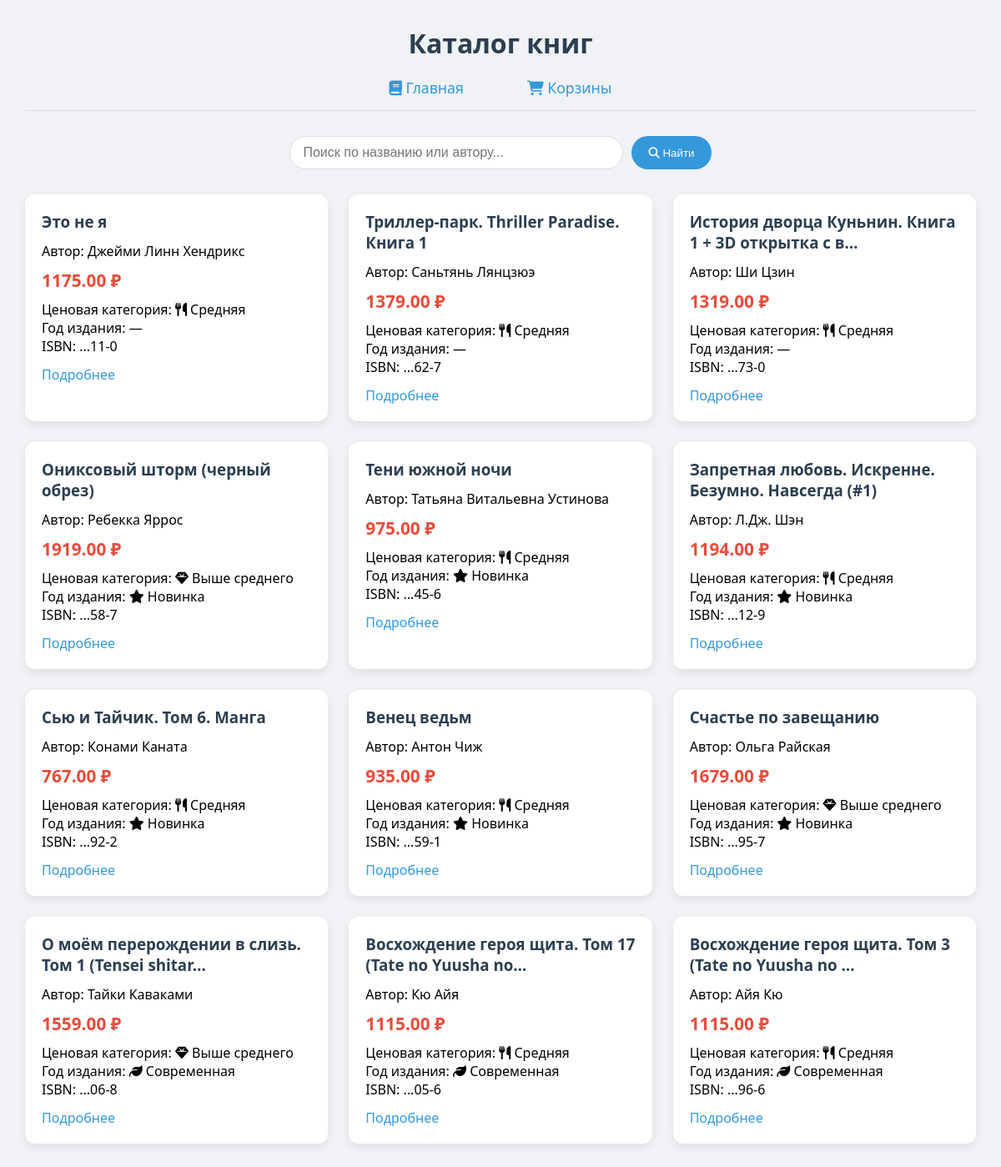
Before: / with the older database file.
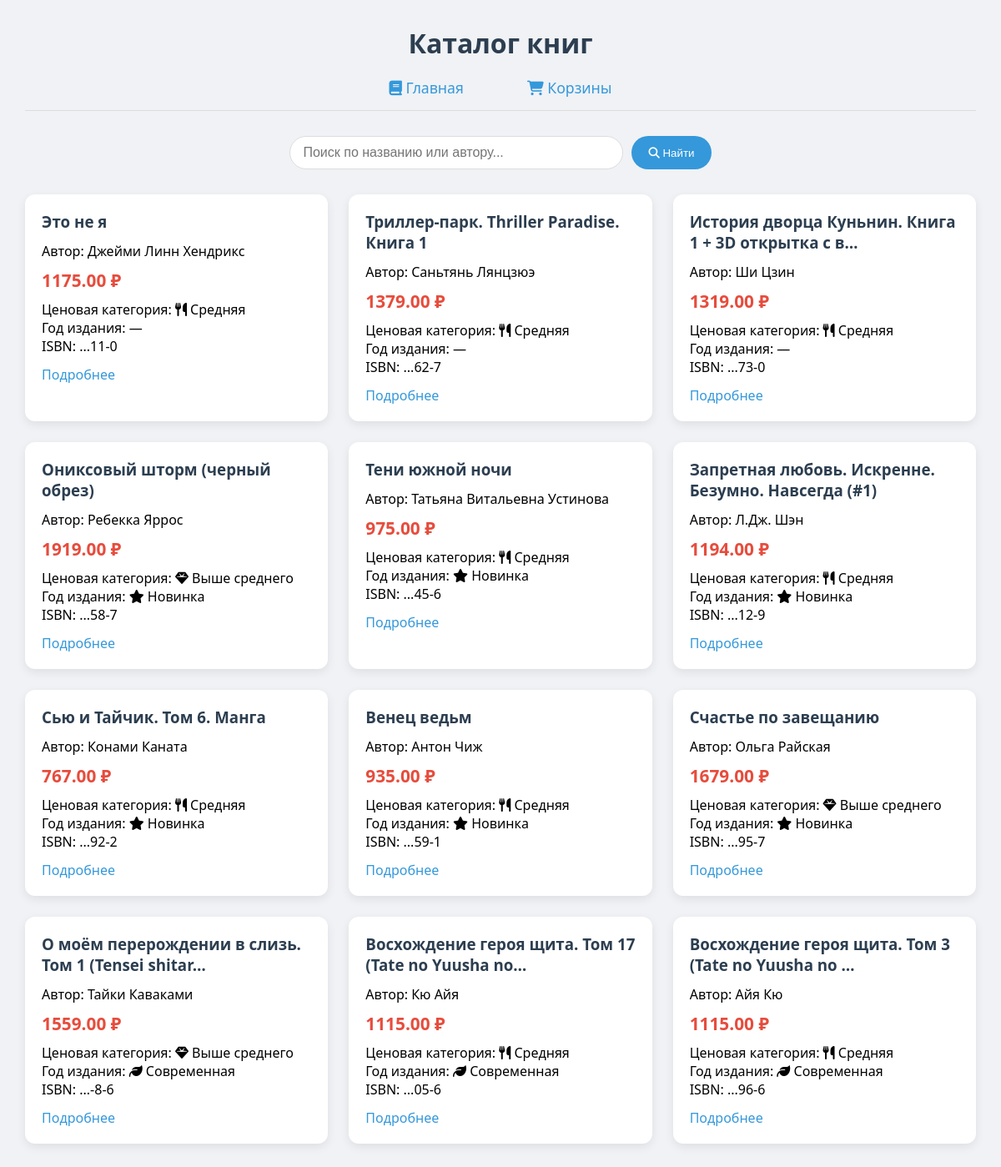
After: the same page with the newer database file.
### books/models.py (models this page shows, shortened)
class Book(models.Model):
    title = models.CharField(max_length=300, verbose_name="Название")
    price = models.DecimalField(max_digits=10, decimal_places=2, blank=True, null=True, verbose_name="Цена")
    author = models.CharField(max_length=200, blank=True, null=True, verbose_name="Автор")
    city = models.CharField(max_length=100, blank=True, null=True, verbose_name="Город")
    source = models.CharField(max_length=100, blank=True, null=True, verbose_name="Источник")
    isbn = models.CharField(max_length=50, blank=True, null=True, verbose_name="ISBN")
    publisher = models.CharField(max_length=200, blank=True, null=True, verbose_name="Издательство")
    year = models.CharField(max_length=10, blank=True, null=True, verbose_name="Год")
    genre = models.CharField(max_length=200, blank=True, null=True, verbose_name="Жанр")
    isbn_clean = models.CharField(max_length=20, blank=True, null=True, verbose_name="ISBN (чистый)")
    created_at = models.DateTimeField(auto_now_add=True, verbose_name="Дата добавления")
    class Meta:
        verbose_name = "Книга"
        verbose_name_plural = "Книги"
        ordering = ['-created_at']

### books/views.py (the view, shortened to what this page needs)
# urls.py: path('', views.book_list, name='book_list'),
def book_list(request):
    query = request.GET.get('q', '')
    books = Book.objects.all()
    return render(request, 'books/book_list.html', {'books': books, 'query': query})

### books/templatetags/book_filters.py (called while the page is built)
@register.filter
def hide_isbn(value):
    if value and len(value) > 4:
        return f"...{value[-4:]}"
    return value or "—"

@register.filter
def book_age(year):
    from datetime import datetime
    current_year = datetime.now().year
    try:
        y = int(year)
        if y >= current_year - 1:
            return mark_safe('<i class="fas fa-star"></i> Новинка')
        elif y <= current_year - 10:
            return mark_safe('<i class="fas fa-book"></i> Классика')
        else:
            return mark_safe('<i class="fas fa-leaf"></i> Современная')
    except (TypeError, ValueError):
        return "—"

@register.filter
def price_level(price):
    try:
        p = float(price)
        if p < 500:
            return mark_safe('<i class="fas fa-coffee"></i> Бюджетная')
        elif p < 1500:
            return mark_safe('<i class="fas fa-utensils"></i> Средняя')
        elif p < 3000:
            return mark_safe('<i class="fas fa-gem"></i> Выше среднего')
        else:
            return mark_safe('<i class="fas fa-crown"></i> Дорогая')
    except (TypeError, ValueError):
        return "—"

### books/templates/books/book_list.html (shortened to what this page needs)
{% extends 'books/base.html' %}
{% load book_filters %}
{% block content %}
<form method="get" action="{% url 'book_list' %}" class="search-form">
    <input type="text" name="q" value="{{ query }}" placeholder="Поиск по названию или автору..." class="search-input">
    <button type="submit" class="search-btn"><i class="fas fa-search"></i> Найти</button>
</form>
<div class="book-grid">
    {% for book in books %}
    <div class="book-card">
        <h3>{{ book.title|truncatechars:50 }}</h3>
        <p>Автор: {{ book.author|default:"Не указан" }}</p>
        <p class="price">{{ book.price|default:"---" }} ₽</p>
        <p>Ценовая категория: {{ book.price|price_level }}</p>
        <p>Год издания: {{ book.year|book_age }}</p>
        <p>ISBN: {{ book.isbn_clean|hide_isbn }}</p>
        <a href="{% url 'book_detail' book.id %}" class="detail-link">Подробнее</a>
    </div>
    {% empty %}
        <p style="text-align: center;">Ничего не найдено :(</p>
    {% endfor %}
</div>
{% endblock %}

Changed rows visible on the page:
changed Book "Тайки Каваками": isbn_clean|hide_isbn "...06-8" → "...-8-6"
